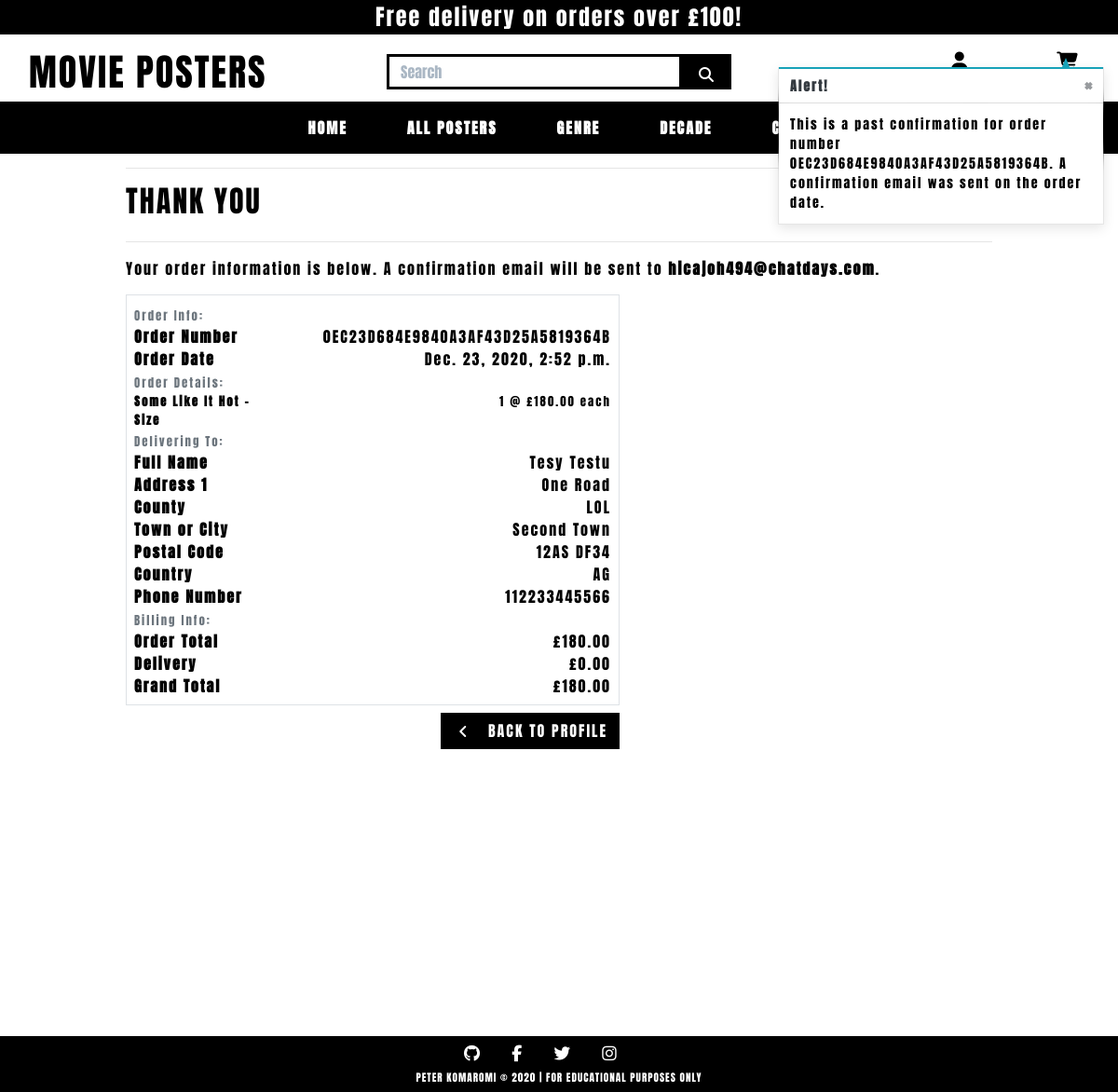
The page /profile/order_history/0EC23D684E9840A3AF43D25A5819364B on the database its author committed.
### checkout/models.py (models this page shows, shortened)
class Order(models.Model):
    order_number = models.CharField(max_length=32, null=False, editable=False)
    user_profile = models.ForeignKey(UserProfile, on_delete=models.SET_NULL,
                                     null=True, blank=True, related_name='orders')
    full_name = models.CharField(max_length=50, null=False, blank=False)
    email = models.EmailField(max_length=254, null=False, blank=False)
    phone_number = models.CharField(max_length=20, null=False, blank=False)
    country = CountryField(blank_label='Country *', null=False, blank=False)
    postcode = models.CharField(max_length=20, null=True, blank=True)
    town_or_city = models.CharField(max_length=40, null=False, blank=False)
    street_address1 = models.CharField(max_length=80, null=False, blank=False)
    street_address2 = models.CharField(max_length=80, null=True, blank=True)
    county = models.CharField(max_length=80, null=True, blank=True)
    date = models.DateTimeField(auto_now_add=True)
    delivery_cost = models.DecimalField(max_digits=6, decimal_places=2, null=False, default=0)
    order_total = models.DecimalField(max_digits=10, decimal_places=2, null=False, default=0)
    grand_total = models.DecimalField(max_digits=10, decimal_places=2, null=False, default=0)
    original_bag = models.TextField(null=False, blank=False, default='')
    stripe_pid = models.CharField(max_length=254, null=False, blank=False, default='')

class OrderLineItem(models.Model):
    order = models.ForeignKey(Order, null=False, blank=False, on_delete=models.CASCADE, related_name='lineitems')
    product = models.ForeignKey(Product, null=False, blank=False, on_delete=models.CASCADE)
    product_size = models.CharField(max_length=8, null=True, blank=True) # Poster sizes
    quantity = models.IntegerField(null=False, blank=False, default=0)
    lineitem_total = models.DecimalField(max_digits=6, decimal_places=2, null=False, blank=False, editable=False)

### products/models.py (models this page shows, shortened)
class Product(models.Model):
    category = models.ForeignKey('Category', null=True, blank=True,
                                 on_delete=models.SET_NULL)
    sku = models.CharField(max_length=254, null=True, blank=True)
    name = models.CharField(max_length=254)
    description = models.TextField()
    year = models.IntegerField(default=2020)
    has_sizes = models.BooleanField(default=True, null=True, blank=True)
    price = models.DecimalField(max_digits=7, decimal_places=2)
    image_url = models.URLField(max_length=1024, null=True, blank=True)
    image = models.ImageField(null=True, blank=True)

### profiles/views.py (the view)
# urls.py: path('order_history/<order_number>',
def order_history(request, order_number):
    order = get_object_or_404(Order, order_number=order_number)
    messages.info(request, (
        f'This is a past confirmation for order number {order_number}. '
        'A confirmation email was sent on the order date.'
    ))
    template = 'checkout/checkout_success.html'
    context = {
        'order': order,
        'from_profile': True,
    }
    return render(request, template, context)

### checkout/templates/checkout/checkout_success.html (shortened to what this page needs)
{% extends "base.html" %}
{% load static %}
{% block extra_css %}
    <link rel="stylesheet" href="{% static 'checkout/css/checkout.css' %}">
{% endblock %}
{% block page_header %}
    <div class="container header-container">
    </div>
{% endblock %}
{% block content %}
    <div class="overlay"></div>
    <div class="container">
        <div class="row">
            <div class="col">
                <hr>
                <h2 class="logo-font mb-4">Thank You</h2>
                <hr>
                <p class="text-black">Your order information is below. A confirmation email will be sent to <strong>{{ order.email }}</strong>.</p>
            </div>
        </div>
        <div class="row">
            <div class="col-12 col-lg-7">
                <div class="order-confirmation-wrapper p-2 border">
                    <div class="row">
                        <div class="col">
                            <small class="text-muted">Order Info:</small>
                        </div>
                    </div>
                    <div class="row">
                        <div class="col-12 col-md-4">
                            <p class="mb-0 text-black font-weight-bold">Order Number</p>
                        </div>
                        <div class="col-12 col-md-8 text-md-right">
                            <p class="mb-0">{{ order.order_number }}</p>
                        </div>
                    </div>
                    <div class="row">
                        <div class="col-12 col-md-4">
                            <p class="mb-0 text-black font-weight-bold">Order Date</p>
                        </div>
                        <div class="col-12 col-md-8 text-md-right">
                            <p class="mb-0">{{ order.date }}</p>
                        </div>
                    </div>
                    <div class="row">
                        <div class="col">
                            <small class="text-muted">Order Details:</small>
                        </div>
                    </div>
                    {% for item in order.lineitems.all %}
                    <div class="row">
                        <div class="col-12 col-md-4">
                            <p class="small mb-0 text-black font-weight-bold">
                                {{ item.product.name }}{% if item.product_size %} - Size {{ item.product.size|upper }}{% endif %}
                            </p>
                        </div>
                        <div class="col-12 col-md-8 text-md-right">
                            <p class="small mb-0">{{ item.quantity }} @ £{{ item.product.price }} each</p>
                        </div>
                    </div>
                    {% endfor %}
                    <div class="row">
                        <div class="col">
                            <small class="text-muted">Delivering To:</small>
                        </div>
                    </div>
                    <div class="row">
                        <div class="col-12 col-md-4">
                            <p class="mb-0 text-black font-weight-bold">Full Name</p>
                        </div>
                        <div class="col-12 col-md-8 text-md-right">
                            <p class="mb-0">{{ order.full_name }}</p>
                        </div>
                    </div>
                    <div class="row">
                        <div class="col-12 col-md-4">
                            <p class="mb-0 text-black font-weight-bold">Address 1</p>
                        </div>
                        <div class="col-12 col-md-8 text-md-right">
                            <p class="mb-0">{{ order.street_address1 }}</p>
                        </div>
                    </div>
                    {% if order.county %}
                    <div class="row">
                        <div class="col-12 col-md-4">
                            <p class="mb-0 text-black font-weight-bold">County</p>
                        </div>
                        <div class="col-12 col-md-8 text-md-right">
                            <p class="mb-0">{{ order.county }}</p>
                        </div>
                    </div>
                    {% endif %}
                    <div class="row">
                        <div class="col-12 col-md-4">
                            <p class="mb-0 text-black font-weight-bold">Town or City</p>
                        </div>
                        <div class="col-12 col-md-8 text-md-right">
                            <p class="mb-0">{{ order.town_or_city }}</p>
                        </div>
                    </div>
                    {% if order.postcode %}
                    <div class="row">
                        <div class="col-12 col-md-4">
                            <p class="mb-0 text-black font-weight-bold">Postal Code</p>
                        </div>
                        <div class="col-12 col-md-8 text-md-right">
                            <p class="mb-0">{{ order.postcode }}</p>
                        </div>
                    </div>
                    {% endif %}
                    <div class="row">
                        <div class="col-12 col-md-4">
                            <p class="mb-0 text-black font-weight-bold">Country</p>
                        </div>
                        <div class="col-12 col-md-8 text-md-right">
                            <p class="mb-0">{{ order.country }}</p>
                        </div>
                    </div>
                    <div class="row">
                        <div class="col-12 col-md-4">
                            <p class="mb-0 text-black font-weight-bold">Phone Number</p>
                        </div>
                        <div class="col-12 col-md-8 text-md-right">
                            <p class="mb-0">{{ order.phone_number }}</p>
                        </div>
                    </div>
                    <div class="row">
                        <div class="col">
                            <small class="text-muted">Billing Info:</small>
                        </div>
                    </div>
                    <div class="row">
                        <div class="col-12 col-md-4">
                            <p class="mb-0 text-black font-weight-bold">Order Total</p>
                        </div>
                        <div class="col-12 col-md-8 text-md-right">
                            <p class="mb-0">£{{ order.order_total }}</p>
                        </div>
                    </div>
                    <div class="row">
                        <div class="col-12 col-md-4">
                            <p class="mb-0 text-black font-weight-bold">Delivery</p>
                        </div>
                        <div class="col-12 col-md-8 text-md-right">
                            <p class="mb-0">£{{ order.delivery_cost }}</p>
                        </div>
                    </div>
                    <div class="row">
                        <div class="col-12 col-md-4">
                            <p class="mb-0 text-black font-weight-bold">Grand Total</p>
                        </div>
                        <div class="col-12 col-md-8 text-md-right">
                            <p class="mb-0">£{{ order.grand_total }}</p>
                        </div>
                    </div>
                </div>
            </div>
        </div>
        <div class="row">
			<div class="col-12 col-lg-7 text-right">
				{% if from_profile %}
                    <a href="{% url 'profile' %}" class="btn btn-black rounded-0 my-2">
                        <span class="icon mr-2">
                            <i class="fas fa-angle-left"></i>
                        </span>
                        <span class="text-uppercase">Back to Profile</span>
                    </a>
                {% endif %}
			</div>
		</div>
    </div>
{% endblock %}

### static/css/base.css (style rules this page uses)
html { height: 100%; }
body { background: url('/media/homepage_background.jpg') no-repeat center center fixed; background-size: cover; height: calc(100vh - 164px); color: #000; font-family: 'Anton'; letter-spacing: 2px; background-position-y: 80px; }
.icon { align-items: center; display: inline-flex; justify-content: center; height: 1.5rem; width: 1.5rem; }
.logo-font { text-transform: uppercase; }
.btn-black { background: black; color: white; }
.text-black { color: #000 !important; }
.overlay { height: 100%; width: 100%; top: 0; left: 0; position: fixed; background: white; z-index: -1; }
@media (min-width: 1200px) { .container { max-width: 80%; } }
@media (min-width: 992px) { .header-container { padding-top: 164px; } }

### rows shown on the page
Order: email "hicajoh494@chatdays.com", order_number "0EC23D684E9840A3AF43D25A5819364B", date "Dec. 23, 2020, 2:52 p.m.", full_name "Tesy Testu", street_address1 "One Road", county "LOL", town_or_city "Second Town", postcode "12AS DF34", country "AG", phone_number "112233445566", order_total "180.00", delivery_cost "0.00", grand_total "180.00"
OrderLineItem: product.name "Some Like It Hot", quantity "1", product.price "180.00"

### other values the page prints
{{ free_delivery_threshold }} "100"
{{ message }} "This is a past confirmation for order number 0EC23D684E9840A3AF43D25A5819364B. A confirmation email was sent on the order date."
